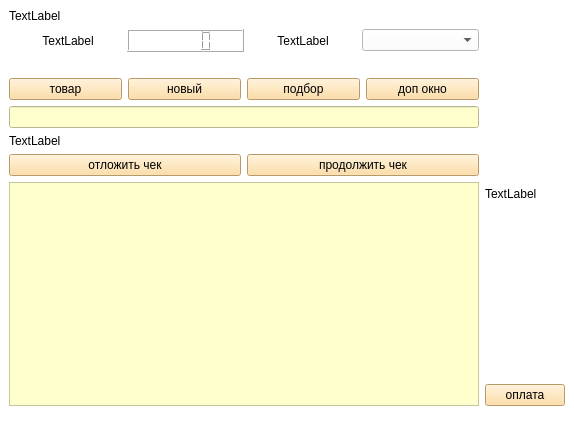
<?xml version="1.0" encoding="UTF-8"?>
<ui version="4.0">
 <class>MainWindow</class>
 <widget class="QMainWindow" name="MainWindow">
  <property name="geometry">
   <rect>
    <x>0</x>
    <y>0</y>
    <width>574</width>
    <height>437</height>
   </rect>
  </property>
  <property name="windowTitle">
   <string>MainWindow</string>
  </property>
  <property name="styleSheet">
   <string notr="true">background-color: rgb(255, 255, 255)</string>
  </property>
  <widget class="QWidget" name="centralwidget">
   <layout class="QVBoxLayout" name="verticalLayout_4">
    <item>
     <layout class="QHBoxLayout" name="horizontalLayout_4">
      <item>
       <layout class="QVBoxLayout" name="verticalLayout">
        <item>
         <widget class="QLabel" name="label">
          <property name="styleSheet">
           <string notr="true">font: 14pt &quot;Microsoft YaHei&quot;;</string>
          </property>
          <property name="text">
           <string>TextLabel</string>
          </property>
         </widget>
        </item>
        <item>
         <layout class="QHBoxLayout" name="horizontalLayout">
          <property name="spacing">
           <number>0</number>
          </property>
          <item>
           <widget class="QLabel" name="label_2">
            <property name="styleSheet">
             <string notr="true">font: 18pt &quot;Microsoft YaHei&quot;;</string>
            </property>
            <property name="text">
             <string>TextLabel</string>
            </property>
            <property name="alignment">
             <set>Qt::AlignCenter</set>
            </property>
           </widget>
          </item>
          <item>
           <widget class="QLCDNumber" name="lcdNumber">
            <property name="layoutDirection">
             <enum>Qt::LeftToRight</enum>
            </property>
            <property name="styleSheet">
             <string notr="true">font: 10pt &quot;Microsoft YaHei&quot;;</string>
            </property>
           </widget>
          </item>
          <item>
           <widget class="QLabel" name="label_3">
            <property name="styleSheet">
             <string notr="true">font: 18pt &quot;Microsoft YaHei&quot;;</string>
            </property>
            <property name="text">
             <string>TextLabel</string>
            </property>
            <property name="alignment">
             <set>Qt::AlignCenter</set>
            </property>
           </widget>
          </item>
          <item>
           <widget class="QComboBox" name="comboBox">
            <property name="styleSheet">
             <string notr="true">font: 14pt &quot;Microsoft YaHei&quot;;</string>
            </property>
           </widget>
          </item>
         </layout>
        </item>
        <item>
         <widget class="QLabel" name="label_6">
          <property name="styleSheet">
           <string notr="true">color: rgb(255, 47, 11);
font: 18pt &quot;Microsoft YaHei&quot;;</string>
          </property>
          <property name="text">
           <string/>
          </property>
          <property name="alignment">
           <set>Qt::AlignCenter</set>
          </property>
         </widget>
        </item>
        <item>
         <layout class="QHBoxLayout" name="horizontalLayout_2">
          <item>
           <widget class="QPushButton" name="pushButton">
            <property name="styleSheet">
             <string notr="true">font: 14pt &quot;Microsoft YaHei&quot;;
background-color: rgb(255, 214, 143);</string>
            </property>
            <property name="text">
             <string>товар</string>
            </property>
           </widget>
          </item>
          <item>
           <widget class="QPushButton" name="pushButton_2">
            <property name="styleSheet">
             <string notr="true">font: 14pt &quot;Microsoft YaHei&quot;;
background-color: rgb(255, 214, 143);</string>
            </property>
            <property name="text">
             <string>новый</string>
            </property>
           </widget>
          </item>
          <item>
           <widget class="QPushButton" name="pushButton_4">
            <property name="styleSheet">
             <string notr="true">font: 14pt &quot;Microsoft YaHei&quot;;
background-color: rgb(255, 214, 143);</string>
            </property>
            <property name="text">
             <string>подбор</string>
            </property>
           </widget>
          </item>
          <item>
           <widget class="QPushButton" name="pushButton_3">
            <property name="styleSheet">
             <string notr="true">background-color: rgb(255, 214, 143);
font: 14pt &quot;Microsoft YaHei&quot;;
</string>
            </property>
            <property name="text">
             <string>доп окно</string>
            </property>
           </widget>
          </item>
         </layout>
        </item>
        <item>
         <layout class="QHBoxLayout" name="horizontalLayout_8"/>
        </item>
        <item>
         <widget class="QLineEdit" name="lineEdit">
          <property name="styleSheet">
           <string notr="true">font: 12pt &quot;Microsoft YaHei&quot;;
background-color: rgb(255, 255, 205);</string>
          </property>
         </widget>
        </item>
        <item>
         <widget class="QLabel" name="label_4">
          <property name="styleSheet">
           <string notr="true">font: 18pt &quot;Microsoft YaHei&quot;;</string>
          </property>
          <property name="text">
           <string>TextLabel</string>
          </property>
         </widget>
        </item>
        <item>
         <layout class="QHBoxLayout" name="horizontalLayout_3">
          <item>
           <widget class="QPushButton" name="pushButton_7">
            <property name="styleSheet">
             <string notr="true">font: 14pt &quot;Microsoft YaHei&quot;;
background-color: rgb(255, 214, 143);</string>
            </property>
            <property name="text">
             <string>отложить чек</string>
            </property>
           </widget>
          </item>
          <item>
           <widget class="QPushButton" name="pushButton_5">
            <property name="styleSheet">
             <string notr="true">font: 14pt &quot;Microsoft YaHei&quot;;
background-color: rgb(255, 214, 143);</string>
            </property>
            <property name="text">
             <string>продолжить чек</string>
            </property>
           </widget>
          </item>
         </layout>
        </item>
        <item>
         <widget class="QTableWidget" name="tableWidget">
          <property name="styleSheet">
           <string notr="true">font: 12pt &quot;Microsoft YaHei&quot;;
background-color: rgb(255, 255, 205);</string>
          </property>
         </widget>
        </item>
       </layout>
      </item>
      <item>
       <layout class="QVBoxLayout" name="verticalLayout_3">
        <item>
         <layout class="QVBoxLayout" name="verticalLayout_2"/>
        </item>
        <item>
         <widget class="QLabel" name="label_5">
          <property name="styleSheet">
           <string notr="true">font: 26pt &quot;Microsoft YaHei&quot;;</string>
          </property>
          <property name="text">
           <string>TextLabel</string>
          </property>
         </widget>
        </item>
        <item>
         <widget class="QPushButton" name="pushButton_6">
          <property name="styleSheet">
           <string notr="true">background-color: rgb(255, 214, 143);
font: 22pt &quot;Microsoft YaHei&quot;;</string>
          </property>
          <property name="text">
           <string>оплата</string>
          </property>
         </widget>
        </item>
       </layout>
      </item>
     </layout>
    </item>
   </layout>
  </widget>
  <widget class="QStatusBar" name="statusbar"/>
 </widget>
 <resources/>
 <connections/>
</ui>
